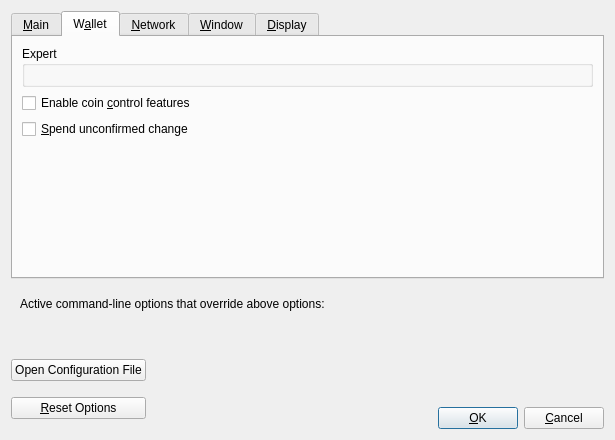
<?xml version="1.0" encoding="UTF-8"?>
<ui version="4.0">
 <class>OptionsDialog</class>
 <widget class="QDialog" name="OptionsDialog">
  <property name="geometry">
   <rect>
    <x>0</x>
    <y>0</y>
    <width>615</width>
    <height>440</height>
   </rect>
  </property>
  <property name="windowTitle">
   <string>Options</string>
  </property>
  <property name="styleSheet">
   <string notr="true"/>
  </property>
  <property name="modal">
   <bool>true</bool>
  </property>
  <layout class="QVBoxLayout" name="verticalLayout">
   <item>
    <widget class="QTabWidget" name="tabWidget">
     <property name="currentIndex">
      <number>1</number>
     </property>
     <widget class="QWidget" name="tabMain">
      <attribute name="title">
       <string>&amp;Main</string>
      </attribute>
      <layout class="QVBoxLayout" name="verticalLayout_Main">
       <item>
        <widget class="QCheckBox" name="navcoinAtStartup">
         <property name="toolTip">
          <string>Automatically start %1 after logging in to the system.</string>
         </property>
         <property name="text">
          <string>&amp;Start %1 on system login</string>
         </property>
        </widget>
       </item>
       <item>
        <layout class="QHBoxLayout" name="horizontalLayout_2_Main">
         <item>
          <widget class="QLabel" name="databaseCacheLabel">
           <property name="text">
            <string>Size of &amp;database cache</string>
           </property>
           <property name="textFormat">
            <enum>Qt::PlainText</enum>
           </property>
           <property name="buddy">
            <cstring>databaseCache</cstring>
           </property>
          </widget>
         </item>
         <item>
          <widget class="QSpinBox" name="databaseCache">
           <property name="styleSheet">
            <string notr="true"/>
           </property>
           <property name="frame">
            <bool>true</bool>
           </property>
           <property name="buttonSymbols">
            <enum>QAbstractSpinBox::NoButtons</enum>
           </property>
          </widget>
         </item>
         <item>
          <widget class="QLabel" name="databaseCacheUnitLabel">
           <property name="text">
            <string>MB</string>
           </property>
           <property name="textFormat">
            <enum>Qt::PlainText</enum>
           </property>
          </widget>
         </item>
         <item>
          <spacer name="horizontalSpacer_2_Main">
           <property name="orientation">
            <enum>Qt::Horizontal</enum>
           </property>
           <property name="sizeHint" stdset="0">
            <size>
             <width>40</width>
             <height>20</height>
            </size>
           </property>
          </spacer>
         </item>
        </layout>
       </item>
       <item>
        <layout class="QHBoxLayout" name="horizontalLayout_3_Main">
         <item>
          <widget class="QLabel" name="threadsScriptVerifLabel">
           <property name="text">
            <string>Number of script &amp;verification threads</string>
           </property>
           <property name="textFormat">
            <enum>Qt::PlainText</enum>
           </property>
           <property name="buddy">
            <cstring>threadsScriptVerif</cstring>
           </property>
          </widget>
         </item>
         <item>
          <widget class="QSpinBox" name="threadsScriptVerif">
           <property name="toolTip">
            <string>(0 = auto, &lt;0 = leave that many cores free)</string>
           </property>
           <property name="styleSheet">
            <string notr="true"/>
           </property>
           <property name="frame">
            <bool>true</bool>
           </property>
           <property name="buttonSymbols">
            <enum>QAbstractSpinBox::NoButtons</enum>
           </property>
          </widget>
         </item>
         <item>
          <spacer name="horizontalSpacer_3_Main">
           <property name="orientation">
            <enum>Qt::Horizontal</enum>
           </property>
           <property name="sizeHint" stdset="0">
            <size>
             <width>40</width>
             <height>20</height>
            </size>
           </property>
          </spacer>
         </item>
        </layout>
       </item>
       <item>
        <layout class="QHBoxLayout" name="horizontalLayout_3">
         <item>
          <widget class="QLabel" name="voteQuestionLabel">
           <property name="text">
            <string/>
           </property>
          </widget>
         </item>
        </layout>
       </item>
       <item>
        <layout class="QHBoxLayout" name="horizontalLayout_2">
         <item>
          <widget class="QLabel" name="voteLabel">
           <property name="sizePolicy">
            <sizepolicy hsizetype="Minimum" vsizetype="Preferred">
             <horstretch>0</horstretch>
             <verstretch>0</verstretch>
            </sizepolicy>
           </property>
           <property name="text">
            <string>Your Staker vote</string>
           </property>
          </widget>
         </item>
         <item>
          <widget class="QLineEdit" name="voteTextField">
           <property name="maximumSize">
            <size>
             <width>150</width>
             <height>16777215</height>
            </size>
           </property>
          </widget>
         </item>
         <item>
          <spacer name="horizontalSpacer">
           <property name="orientation">
            <enum>Qt::Horizontal</enum>
           </property>
           <property name="sizeHint" stdset="0">
            <size>
             <width>40</width>
             <height>20</height>
            </size>
           </property>
          </spacer>
         </item>
        </layout>
       </item>
       <item>
        <spacer name="verticalSpacer_Main">
         <property name="orientation">
          <enum>Qt::Vertical</enum>
         </property>
         <property name="sizeHint" stdset="0">
          <size>
           <width>20</width>
           <height>40</height>
          </size>
         </property>
        </spacer>
       </item>
      </layout>
     </widget>
     <widget class="QWidget" name="tabWallet">
      <attribute name="title">
       <string>W&amp;allet</string>
      </attribute>
      <layout class="QVBoxLayout" name="verticalLayout_Wallet">
       <item>
        <widget class="QGroupBox" name="groupBox">
         <property name="title">
          <string>Expert</string>
         </property>
         <layout class="QVBoxLayout" name="verticalLayout_2"/>
        </widget>
       </item>
       <item>
        <widget class="QCheckBox" name="coinControlFeatures">
         <property name="toolTip">
          <string>Whether to show coin control features or not.</string>
         </property>
         <property name="text">
          <string>Enable coin &amp;control features</string>
         </property>
        </widget>
       </item>
       <item>
        <widget class="QCheckBox" name="spendZeroConfChange">
         <property name="toolTip">
          <string>If you disable the spending of unconfirmed change, the change from a transaction cannot be used until that transaction has at least one confirmation. This also affects how your balance is computed.</string>
         </property>
         <property name="text">
          <string>&amp;Spend unconfirmed change</string>
         </property>
        </widget>
       </item>
       <item>
        <spacer name="verticalSpacer_Wallet">
         <property name="orientation">
          <enum>Qt::Vertical</enum>
         </property>
         <property name="sizeHint" stdset="0">
          <size>
           <width>20</width>
           <height>40</height>
          </size>
         </property>
        </spacer>
       </item>
      </layout>
     </widget>
     <widget class="QWidget" name="tabNetwork">
      <attribute name="title">
       <string>&amp;Network</string>
      </attribute>
      <layout class="QVBoxLayout" name="verticalLayout_Network">
       <item>
        <widget class="QCheckBox" name="mapPortUpnp">
         <property name="toolTip">
          <string>Automatically open the NavCoin client port on the router. This only works when your router supports UPnP and it is enabled.</string>
         </property>
         <property name="text">
          <string>Map port using &amp;UPnP</string>
         </property>
        </widget>
       </item>
       <item>
        <widget class="QCheckBox" name="allowIncoming">
         <property name="toolTip">
          <string>Accept connections from outside</string>
         </property>
         <property name="text">
          <string>Allow incoming connections</string>
         </property>
        </widget>
       </item>
       <item>
        <widget class="QCheckBox" name="connectSocks">
         <property name="toolTip">
          <string>Connect to the NavCoin network through a SOCKS5 proxy.</string>
         </property>
         <property name="text">
          <string>&amp;Connect through SOCKS5 proxy (default proxy):</string>
         </property>
        </widget>
       </item>
       <item>
        <layout class="QHBoxLayout" name="horizontalLayout_1_Network">
         <item>
          <widget class="QLabel" name="proxyIpLabel">
           <property name="text">
            <string>Proxy &amp;IP:</string>
           </property>
           <property name="textFormat">
            <enum>Qt::PlainText</enum>
           </property>
           <property name="buddy">
            <cstring>proxyIp</cstring>
           </property>
          </widget>
         </item>
         <item>
          <widget class="QValidatedLineEdit" name="proxyIp">
           <property name="minimumSize">
            <size>
             <width>140</width>
             <height>0</height>
            </size>
           </property>
           <property name="maximumSize">
            <size>
             <width>140</width>
             <height>16777215</height>
            </size>
           </property>
           <property name="toolTip">
            <string>IP address of the proxy (e.g. IPv4: 127.0.0.1 / IPv6: ::1)</string>
           </property>
          </widget>
         </item>
         <item>
          <widget class="QLabel" name="proxyPortLabel">
           <property name="text">
            <string>&amp;Port:</string>
           </property>
           <property name="textFormat">
            <enum>Qt::PlainText</enum>
           </property>
           <property name="buddy">
            <cstring>proxyPort</cstring>
           </property>
          </widget>
         </item>
         <item>
          <widget class="QLineEdit" name="proxyPort">
           <property name="minimumSize">
            <size>
             <width>55</width>
             <height>0</height>
            </size>
           </property>
           <property name="maximumSize">
            <size>
             <width>55</width>
             <height>16777215</height>
            </size>
           </property>
           <property name="toolTip">
            <string>Port of the proxy (e.g. 9050)</string>
           </property>
          </widget>
         </item>
         <item>
          <spacer name="horizontalSpacer_1_Network">
           <property name="orientation">
            <enum>Qt::Horizontal</enum>
           </property>
           <property name="sizeHint" stdset="0">
            <size>
             <width>40</width>
             <height>20</height>
            </size>
           </property>
          </spacer>
         </item>
        </layout>
       </item>
       <item>
        <layout class="QHBoxLayout" name="horizontalLayout_2_Network">
         <item>
          <widget class="QLabel" name="proxyActiveNets">
           <property name="text">
            <string>Used for reaching peers via:</string>
           </property>
           <property name="textFormat">
            <enum>Qt::PlainText</enum>
           </property>
          </widget>
         </item>
         <item>
          <widget class="QCheckBox" name="proxyReachIPv4">
           <property name="enabled">
            <bool>false</bool>
           </property>
           <property name="toolTip">
            <string>Shows, if the supplied default SOCKS5 proxy is used to reach peers via this network type.</string>
           </property>
           <property name="text">
            <string/>
           </property>
          </widget>
         </item>
         <item>
          <widget class="QLabel" name="proxyReachIPv4Label">
           <property name="text">
            <string>IPv4</string>
           </property>
           <property name="textFormat">
            <enum>Qt::PlainText</enum>
           </property>
          </widget>
         </item>
         <item>
          <widget class="QCheckBox" name="proxyReachIPv6">
           <property name="enabled">
            <bool>false</bool>
           </property>
           <property name="toolTip">
            <string>Shows, if the supplied default SOCKS5 proxy is used to reach peers via this network type.</string>
           </property>
           <property name="text">
            <string/>
           </property>
          </widget>
         </item>
         <item>
          <widget class="QLabel" name="proxyReachIPv6Label">
           <property name="text">
            <string>IPv6</string>
           </property>
           <property name="textFormat">
            <enum>Qt::PlainText</enum>
           </property>
          </widget>
         </item>
         <item>
          <widget class="QCheckBox" name="proxyReachTor">
           <property name="enabled">
            <bool>false</bool>
           </property>
           <property name="toolTip">
            <string>Shows, if the supplied default SOCKS5 proxy is used to reach peers via this network type.</string>
           </property>
           <property name="text">
            <string/>
           </property>
          </widget>
         </item>
         <item>
          <widget class="QLabel" name="proxyReachTorLabel">
           <property name="text">
            <string>Tor</string>
           </property>
           <property name="textFormat">
            <enum>Qt::PlainText</enum>
           </property>
          </widget>
         </item>
         <item>
          <spacer name="horizontalSpacer_2_Network">
           <property name="orientation">
            <enum>Qt::Horizontal</enum>
           </property>
           <property name="sizeHint" stdset="0">
            <size>
             <width>40</width>
             <height>20</height>
            </size>
           </property>
          </spacer>
         </item>
        </layout>
       </item>
       <item>
        <widget class="QCheckBox" name="connectSocksTor">
         <property name="toolTip">
          <string>Connect to the NavCoin network through a separate SOCKS5 proxy for Tor hidden services.</string>
         </property>
         <property name="text">
          <string>Use separate SOCKS5 proxy to reach peers via Tor hidden services:</string>
         </property>
        </widget>
       </item>
       <item>
        <layout class="QHBoxLayout" name="horizontalLayout_3_Network">
         <item>
          <widget class="QLabel" name="proxyIpTorLabel">
           <property name="text">
            <string>Proxy &amp;IP:</string>
           </property>
           <property name="textFormat">
            <enum>Qt::PlainText</enum>
           </property>
           <property name="buddy">
            <cstring>proxyIpTor</cstring>
           </property>
          </widget>
         </item>
         <item>
          <widget class="QValidatedLineEdit" name="proxyIpTor">
           <property name="minimumSize">
            <size>
             <width>140</width>
             <height>0</height>
            </size>
           </property>
           <property name="maximumSize">
            <size>
             <width>140</width>
             <height>16777215</height>
            </size>
           </property>
           <property name="toolTip">
            <string>IP address of the proxy (e.g. IPv4: 127.0.0.1 / IPv6: ::1)</string>
           </property>
          </widget>
         </item>
         <item>
          <widget class="QLabel" name="proxyPortTorLabel">
           <property name="text">
            <string>&amp;Port:</string>
           </property>
           <property name="textFormat">
            <enum>Qt::PlainText</enum>
           </property>
           <property name="buddy">
            <cstring>proxyPortTor</cstring>
           </property>
          </widget>
         </item>
         <item>
          <widget class="QLineEdit" name="proxyPortTor">
           <property name="minimumSize">
            <size>
             <width>55</width>
             <height>0</height>
            </size>
           </property>
           <property name="maximumSize">
            <size>
             <width>55</width>
             <height>16777215</height>
            </size>
           </property>
           <property name="toolTip">
            <string>Port of the proxy (e.g. 9050)</string>
           </property>
          </widget>
         </item>
         <item>
          <spacer name="horizontalSpacer_4_Network">
           <property name="orientation">
            <enum>Qt::Horizontal</enum>
           </property>
           <property name="sizeHint" stdset="0">
            <size>
             <width>40</width>
             <height>20</height>
            </size>
           </property>
          </spacer>
         </item>
        </layout>
       </item>
       <item>
        <spacer name="verticalSpacer_Network">
         <property name="orientation">
          <enum>Qt::Vertical</enum>
         </property>
         <property name="sizeHint" stdset="0">
          <size>
           <width>20</width>
           <height>40</height>
          </size>
         </property>
        </spacer>
       </item>
      </layout>
     </widget>
     <widget class="QWidget" name="tabWindow">
      <attribute name="title">
       <string>&amp;Window</string>
      </attribute>
      <layout class="QVBoxLayout" name="verticalLayout_Window">
       <item>
        <widget class="QCheckBox" name="hideTrayIcon">
         <property name="toolTip">
          <string>&amp;Hide the icon from the system tray.</string>
         </property>
         <property name="text">
          <string>Hide tray icon</string>
         </property>
        </widget>
       </item>
       <item>
        <widget class="QCheckBox" name="minimizeToTray">
         <property name="toolTip">
          <string>Show only a tray icon after minimizing the window.</string>
         </property>
         <property name="text">
          <string>&amp;Minimize to the tray instead of the taskbar</string>
         </property>
        </widget>
       </item>
       <item>
        <widget class="QCheckBox" name="minimizeOnClose">
         <property name="toolTip">
          <string>Minimize instead of exit the application when the window is closed. When this option is enabled, the application will be closed only after selecting Exit in the menu.</string>
         </property>
         <property name="text">
          <string>M&amp;inimize on close</string>
         </property>
        </widget>
       </item>
       <item>
        <spacer name="verticalSpacer_Window">
         <property name="orientation">
          <enum>Qt::Vertical</enum>
         </property>
         <property name="sizeHint" stdset="0">
          <size>
           <width>20</width>
           <height>40</height>
          </size>
         </property>
        </spacer>
       </item>
      </layout>
     </widget>
     <widget class="QWidget" name="tabDisplay">
      <attribute name="title">
       <string>&amp;Display</string>
      </attribute>
      <layout class="QVBoxLayout" name="verticalLayout_Display">
       <item>
        <layout class="QHBoxLayout" name="horizontalLayout_1_Display">
         <item>
          <widget class="QLabel" name="langLabel">
           <property name="text">
            <string>User Interface &amp;language:</string>
           </property>
           <property name="textFormat">
            <enum>Qt::PlainText</enum>
           </property>
           <property name="buddy">
            <cstring>lang</cstring>
           </property>
          </widget>
         </item>
         <item>
          <widget class="QValueComboBox" name="lang">
           <property name="toolTip">
            <string>The user interface language can be set here. This setting will take effect after restarting %1.</string>
           </property>
           <property name="styleSheet">
            <string notr="true"/>
           </property>
          </widget>
         </item>
        </layout>
       </item>
       <item>
        <layout class="QHBoxLayout" name="horizontalLayout_2_Display">
         <item>
          <widget class="QLabel" name="unitLabel">
           <property name="text">
            <string>&amp;Unit to show amounts in:</string>
           </property>
           <property name="textFormat">
            <enum>Qt::PlainText</enum>
           </property>
           <property name="buddy">
            <cstring>unit</cstring>
           </property>
          </widget>
         </item>
         <item>
          <widget class="QValueComboBox" name="unit">
           <property name="toolTip">
            <string>Choose the default subdivision unit to show in the interface and when sending coins.</string>
           </property>
           <property name="styleSheet">
            <string notr="true"/>
           </property>
          </widget>
         </item>
        </layout>
       </item>
       <item>
        <layout class="QHBoxLayout" name="horizontalLayout_3_Display">
         <item>
          <widget class="QLabel" name="thirdPartyTxUrlsLabel">
           <property name="toolTip">
            <string>Third party URLs (e.g. a block explorer) that appear in the transactions tab as context menu items. %s in the URL is replaced by transaction hash. Multiple URLs are separated by vertical bar |.</string>
           </property>
           <property name="text">
            <string>Third party transaction URLs</string>
           </property>
           <property name="buddy">
            <cstring>thirdPartyTxUrls</cstring>
           </property>
          </widget>
         </item>
         <item>
          <widget class="QLineEdit" name="thirdPartyTxUrls">
           <property name="toolTip">
            <string>Third party URLs (e.g. a block explorer) that appear in the transactions tab as context menu items. %s in the URL is replaced by transaction hash. Multiple URLs are separated by vertical bar |.</string>
           </property>
           <property name="styleSheet">
            <string notr="true"/>
           </property>
          </widget>
         </item>
        </layout>
       </item>
       <item>
        <spacer name="verticalSpacer_Display">
         <property name="orientation">
          <enum>Qt::Vertical</enum>
         </property>
         <property name="sizeHint" stdset="0">
          <size>
           <width>20</width>
           <height>40</height>
          </size>
         </property>
        </spacer>
       </item>
      </layout>
     </widget>
    </widget>
   </item>
   <item>
    <widget class="QFrame" name="frame">
     <layout class="QVBoxLayout" name="verticalLayout_Bottom">
      <item>
       <layout class="QHBoxLayout" name="horizontalLayout_Bottom">
        <item>
         <widget class="QLabel" name="overriddenByCommandLineInfoLabel">
          <property name="text">
           <string>Active command-line options that override above options:</string>
          </property>
          <property name="textFormat">
           <enum>Qt::PlainText</enum>
          </property>
         </widget>
        </item>
        <item>
         <spacer name="horizontalSpacer_Bottom">
          <property name="orientation">
           <enum>Qt::Horizontal</enum>
          </property>
          <property name="sizeHint" stdset="0">
           <size>
            <width>40</width>
            <height>20</height>
           </size>
          </property>
         </spacer>
        </item>
       </layout>
      </item>
      <item>
       <widget class="QLabel" name="overriddenByCommandLineLabel">
        <property name="text">
         <string/>
        </property>
        <property name="textFormat">
         <enum>Qt::PlainText</enum>
        </property>
        <property name="wordWrap">
         <bool>true</bool>
        </property>
       </widget>
      </item>
     </layout>
    </widget>
   </item>
   <item>
    <layout class="QHBoxLayout" name="horizontalLayout_Buttons">
     <item>
      <layout class="QVBoxLayout" name="verticalLayout_Buttons">
       <item>
        <widget class="QPushButton" name="openNavCoinConfButton">
         <property name="toolTip">
          <string>Open the %1 configuration file from the working directory.</string>
         </property>
         <property name="text">
          <string>Open Configuration File</string>
         </property>
         <property name="autoDefault">
          <bool>false</bool>
         </property>
        </widget>
       </item>
       <item>
        <widget class="QPushButton" name="resetButton">
         <property name="toolTip">
          <string>Reset all client options to default.</string>
         </property>
         <property name="text">
          <string>&amp;Reset Options</string>
         </property>
         <property name="autoDefault">
          <bool>false</bool>
         </property>
        </widget>
       </item>
      </layout>
     </item>
     <item>
      <spacer name="horizontalSpacer_1">
       <property name="orientation">
        <enum>Qt::Horizontal</enum>
       </property>
       <property name="sizeHint" stdset="0">
        <size>
         <width>40</width>
         <height>48</height>
        </size>
       </property>
      </spacer>
     </item>
     <item>
      <widget class="QLabel" name="statusLabel">
       <property name="minimumSize">
        <size>
         <width>200</width>
         <height>0</height>
        </size>
       </property>
       <property name="font">
        <font>
         <weight>75</weight>
         <bold>true</bold>
        </font>
       </property>
       <property name="text">
        <string/>
       </property>
       <property name="textFormat">
        <enum>Qt::PlainText</enum>
       </property>
       <property name="wordWrap">
        <bool>true</bool>
       </property>
      </widget>
     </item>
     <item>
      <spacer name="horizontalSpacer_2">
       <property name="orientation">
        <enum>Qt::Horizontal</enum>
       </property>
       <property name="sizeHint" stdset="0">
        <size>
         <width>40</width>
         <height>48</height>
        </size>
       </property>
      </spacer>
     </item>
     <item>
      <layout class="QVBoxLayout" name="verticalLayout_4">
       <item>
        <spacer name="verticalSpacer">
         <property name="orientation">
          <enum>Qt::Vertical</enum>
         </property>
         <property name="sizeHint" stdset="0">
          <size>
           <width>20</width>
           <height>40</height>
          </size>
         </property>
        </spacer>
       </item>
       <item>
        <layout class="QHBoxLayout" name="horizontalLayout">
         <item>
          <widget class="QPushButton" name="okButton">
           <property name="text">
            <string>&amp;OK</string>
           </property>
           <property name="autoDefault">
            <bool>false</bool>
           </property>
           <property name="default">
            <bool>true</bool>
           </property>
          </widget>
         </item>
         <item>
          <widget class="QPushButton" name="cancelButton">
           <property name="text">
            <string>&amp;Cancel</string>
           </property>
           <property name="autoDefault">
            <bool>false</bool>
           </property>
          </widget>
         </item>
        </layout>
       </item>
      </layout>
     </item>
    </layout>
   </item>
  </layout>
 </widget>
 <customwidgets>
  <customwidget>
   <class>QValidatedLineEdit</class>
   <extends>QLineEdit</extends>
   <header>qvalidatedlineedit.h</header>
  </customwidget>
  <customwidget>
   <class>QValueComboBox</class>
   <extends>QComboBox</extends>
   <header>qvaluecombobox.h</header>
  </customwidget>
 </customwidgets>
 <resources/>
 <connections/>
</ui>
